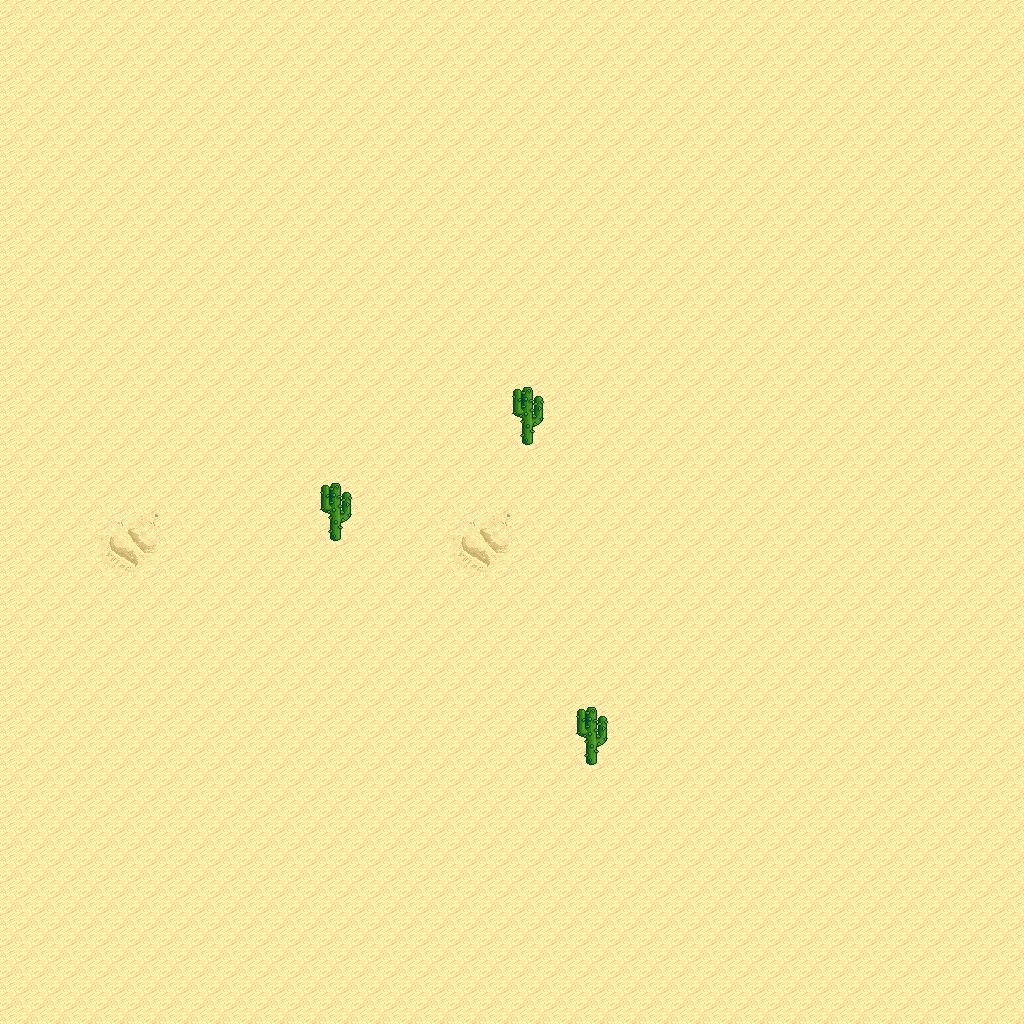

Below is a game level as drawn by its tile map, then a one-line description and the .tmx that defines it (tile-layer data replaced by summaries):
An orthogonal 32x32 tile map with 32x32 px tiles, 5 tile layers (Ground, Objects, Objects2, Above, ...), 1 hidden layer not drawn, 6 tilesets.

<map version="1.10" tiledversion="1.11.0" orientation="orthogonal" renderorder="right-down" width="32" height="32" tilewidth="32" tileheight="32" infinite="0" nextlayerid="11" nextobjectid="1">
 <tileset firstgid="1" name="logic_collision" tilewidth="32" tileheight="32" tilecount="1" columns="1">
  <image source="../drawable/logic_collision.png" width="32" height="32" />
 </tileset>
 <tileset firstgid="2" name="terrain_desert" tilewidth="32" tileheight="32" tilecount="88" columns="8">
  <image source="../drawable/terrain_desert.png" width="256" height="352" />
 </tileset>
 <tileset firstgid="90" name="ground_sand_2" tilewidth="32" tileheight="32" tilecount="15" columns="5">
  <image source="../drawable/ground_sand_2.png" width="160" height="96" />
 </tileset>
 <tileset firstgid="105" name="plant_cactus_2" tilewidth="32" tileheight="32" tilecount="10" columns="5">
  <image source="../drawable/plant_cactus_2.png" width="160" height="64" />
 </tileset>
 <tileset firstgid="115" name="plant_cactus" tilewidth="32" tileheight="32" tilecount="2" columns="1">
  <image source="../drawable/plant_cactus.png" width="32" height="64" />
 </tileset>
 <tileset firstgid="117" name="plant_round_cactuses" tilewidth="32" tileheight="32" tilecount="20" columns="10">
  <image source="../drawable/plant_round_cactuses.png" width="320" height="64" />
 </tileset>
 <layer id="1" name="Ground" width="32" height="32">
  <data>[1024 cells, 1024 non-empty, 5 distinct tile ids]</data>
 </layer>
 <layer id="2" name="Objects" width="32" height="32">
  <data>[1024 cells, 3 non-empty, 1 distinct tile ids]</data>
 </layer>
 <layer id="3" name="Objects2" width="32" height="32">
  <data>[1024 cells, 0 non-empty, 0 distinct tile ids]</data>
 </layer>
 <layer id="4" name="Above" width="32" height="32">
  <data>[1024 cells, 3 non-empty, 1 distinct tile ids]</data>
 </layer>
 <layer id="5" name="Above2" width="32" height="32">
  <data>[1024 cells, 0 non-empty, 0 distinct tile ids]</data>
 </layer>
 <layer id="6" name="Walkable" width="32" height="32" visible="0">
  <data>[1024 cells, 3 non-empty, 1 distinct tile ids]</data>
 </layer>
 <objectgroup id="7" name="Mapevents" />
 <objectgroup id="8" name="Spawn" />
 <objectgroup id="9" name="Keys" />
 <objectgroup id="10" name="Replace" />
</map>
